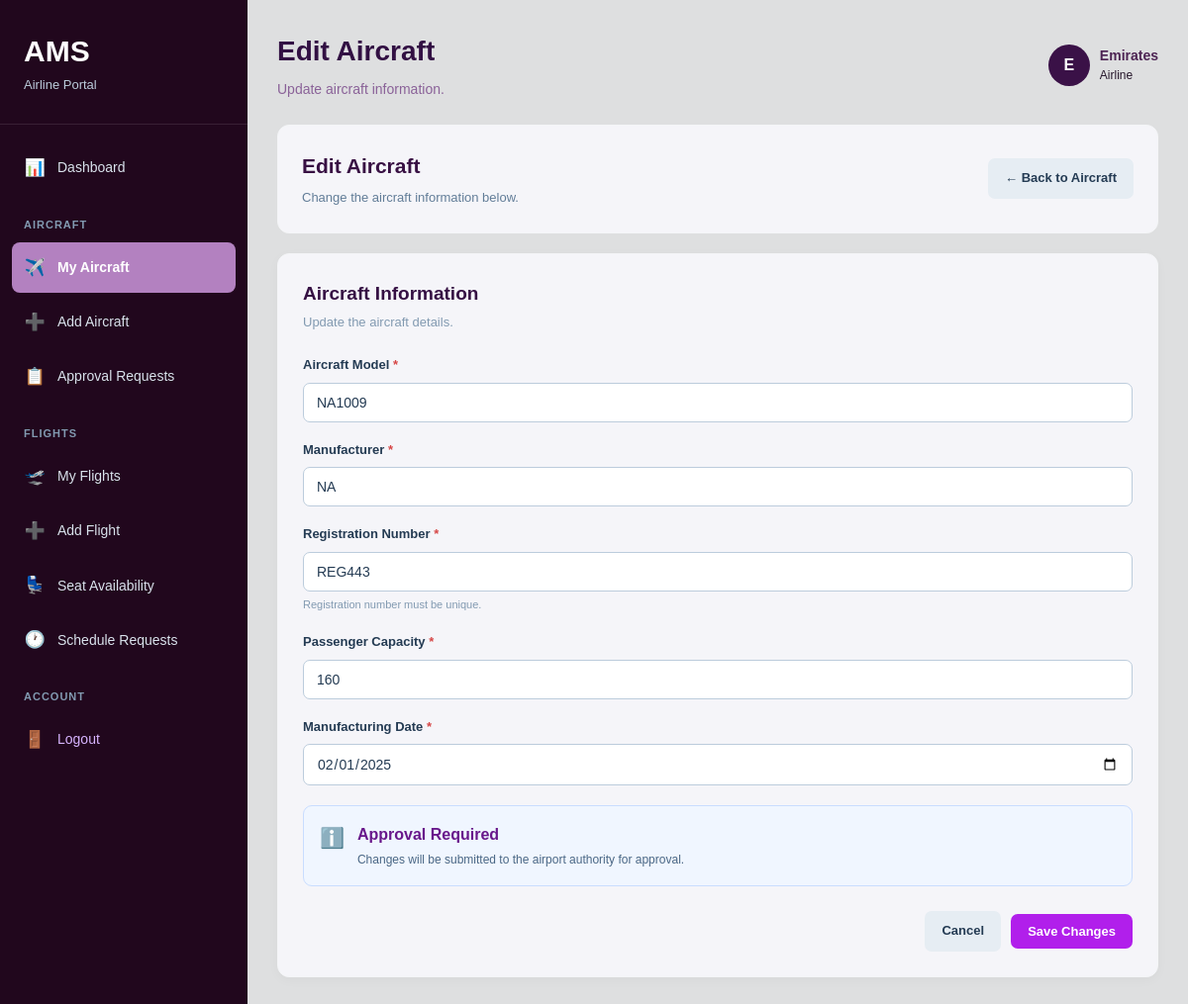
The app's page /airline/airplane/edit.php?id=10 (signed in) with its own data.
### tables this page shows
CREATE TABLE `airlines` (
  `id` int(11) NOT NULL,
  `airline_name` varchar(100) NOT NULL,
  `country` varchar(100) DEFAULT NULL,
  `contact` varchar(50) DEFAULT NULL,
  `email` varchar(100) DEFAULT NULL,
  `status` varchar(20) DEFAULT 'Active',
  `created_at` timestamp NOT NULL DEFAULT current_timestamp()
);

CREATE TABLE `airplanes` (
  `id` int(11) NOT NULL,
  `airline_id` int(11) DEFAULT NULL,
  `airline_name` varchar(100) NOT NULL,
  `model` varchar(100) NOT NULL,
  `manufacturer` varchar(100) DEFAULT NULL,
  `manufacturing_date` date DEFAULT NULL,
  `registration_number` varchar(100) NOT NULL,
  `capacity` int(11) NOT NULL,
  `status` varchar(50) DEFAULT 'Active',
  `created_at` timestamp NOT NULL DEFAULT current_timestamp()
);

### airline/airplane/edit.php (the view, shortened to what this page needs)
<?php
require_once '../../config/database.php';
$user_id = (int)$_SESSION['user_id'];
$sql = "SELECT email
        FROM users
        WHERE id = ?
        LIMIT 1";
$stmt = $conn->prepare($sql);
$stmt->bind_param("i", $user_id);
$stmt->execute();
$result = $stmt->get_result();
$user = $result->fetch_assoc();
$user_email = $user['email'];
$sql = "SELECT id, airline_name
        FROM airlines
        WHERE email = ?
        LIMIT 1";
$stmt = $conn->prepare($sql);
$stmt->bind_param("s", $user_email);
$stmt->execute();
$result = $stmt->get_result();
$airline = $result->fetch_assoc();
$airline_id = (int)$airline['id'];
$airline_name = $airline['airline_name'];
$id = (int)($_GET['id'] ?? $_POST['id'] ?? 0);
$sql = "SELECT *
        FROM airplanes
        WHERE id = ?
        AND airline_id = ?
        LIMIT 1";
$stmt = $conn->prepare($sql);
$stmt->bind_param("ii", $id, $airline_id);
$stmt->execute();
$result = $stmt->get_result();
$aircraft = $result->fetch_assoc();
$model = $aircraft['model'];
$manufacturer = $aircraft['manufacturer'];
$registration_number =
    $aircraft['registration_number'];
$capacity = $aircraft['capacity'];
$manufacturing_date =
    $aircraft['manufacturing_date'];
?>
<!DOCTYPE html>
<html lang="en">
<head>
    <link rel="stylesheet"
          href="../../assets/css/airline.css">
</head>
<body>
<div class="airline-layout">
<div class="sidebar">
    <div class="sidebar-logo">
        <h2>AMS</h2>
        <p>Airline Portal</p>
    </div>
    <nav class="sidebar-menu">
        <a href="../dashboard.php"
           class="menu-item">
            <span>📊</span>
            Dashboard
        </a>
        <div class="menu-section">
            <p class="menu-title">
                Aircraft
            </p>
            <a href="index.php"
               class="menu-item active">
                <span>✈️</span>
                My Aircraft
            </a>
            <a href="add.php"
               class="menu-item">
                <span>➕</span>
                Add Aircraft
            </a>
            <a href="../approval/index.php"
               class="menu-item">
                <span>📋</span>
                Approval Requests
            </a>
        </div>
        <div class="menu-section">
            <p class="menu-title">
                Flights
            </p>
            <a href="../flight/index.php"
               class="menu-item">
                <span>🛫</span>
                My Flights
            </a>
            <a href="../flight/add.php"
               class="menu-item">
                <span>➕</span>
                Add Flight
            </a>
            <a href="../flight/availability.php"
               class="menu-item">
                <span>💺</span>
                Seat Availability
            </a>
            <a href="../flight/schedule_request.php"
               class="menu-item">
                <span>🕐</span>
                Schedule Requests
            </a>
        </div>
        <div class="menu-section">
            <p class="menu-title">
                Account
            </p>
            <a href="../../logout.php"
               class="menu-item logout-item">
                <span>🚪</span>
                Logout
            </a>
        </div>
    </nav>
</div>
<div class="main-content">
<header class="topbar">
    <div>
        <h1>
            Edit Aircraft
        </h1>
        <p>
            Update aircraft information.
        </p>
    </div>
    <div class="user-info">
        <div class="user-avatar">
            <?php
            echo strtoupper(
                substr($airline_name, 0, 1)
            );
            ?>
        </div>
        <div>
            <strong>
                <?php
                echo htmlspecialchars(
                    $airline_name
                );
                ?>
            </strong>
            <small>
                Airline
            </small>
        </div>
    </div>
</header>
<section class="page-header">
    <div>
        <h2>
            Edit Aircraft
        </h2>
        <p>
            Change the aircraft information below.
        </p>
    </div>
    <a href="index.php"
       class="btn btn-secondary">
        ← Back to Aircraft
    </a>
</section>
<section class="content-card">
<div class="form-header">
    <h2>
        Aircraft Information
    </h2>
    <p>
        Update the aircraft details.
    </p>
</div>
<form method="POST"
      class="airline-form">
    <div class="form-group">
        <label>
            Aircraft Model
            <span class="required">*</span>
        </label>
        <input
            type="text"
            name="model"
            value="<?php echo htmlspecialchars($model); ?>"
            required
        >
    </div>
    <div class="form-group">
        <label>
            Manufacturer
            <span class="required">*</span>
        </label>
        <input
            type="text"
            name="manufacturer"
            value="<?php echo htmlspecialchars($manufacturer); ?>"
            required
        >
    </div>
    <div class="form-group">
        <label>
            Registration Number
            <span class="required">*</span>
        </label>
        <input
            type="text"
            name="registration_number"
            value="<?php echo htmlspecialchars($registration_number); ?>"
            required
        >
        <small>
            Registration number must be unique.
        </small>
    </div>
    <div class="form-group">
        <label>
            Passenger Capacity
            <span class="required">*</span>
        </label>
        <input
            type="number"
            name="capacity"
            min="1"
            value="<?php echo htmlspecialchars($capacity); ?>"
            required
        >
    </div>
    <div class="form-group">
        <label>
            Manufacturing Date
            <span class="required">*</span>
        </label>
        <input
            type="date"
            name="manufacturing_date"
            value="<?php echo htmlspecialchars($manufacturing_date); ?>"
            required
        >
    </div>
    <div class="form-notice">
        <div class="notice-icon">
            ℹ️
        </div>
        <div>
            <strong>
                Approval Required
            </strong>
            <p>
                Changes will be submitted to the
                airport authority for approval.
            </p>
        </div>
    </div>
    <div class="form-actions">
        <a href="index.php"
           class="btn btn-secondary">
            Cancel
        </a>
        <button
            type="submit"
            class="btn btn-primary">
            Save Changes
        </button>
    </div>
</form>
</section>
</div>
</div>
</body>
</html>

### assets/css/airline.css (style rules this page uses)
* { margin: 0; padding: 0; box-sizing: border-box; }
html { scroll-behavior: smooth; }
body { font-family: Arial, Helvetica, sans-serif; background: #dedfe0; color: #6b5aaa; line-height: 1.6; }
a { text-decoration: none; color: inherit; }
button, input, select, textarea { font-family: inherit; }
.airline-layout { min-height: 100vh; display: flex; }
.sidebar { width: 250px; min-height: 100vh; background: #21071d; color: #ffffff; position: fixed; left: 0; top: 0; bottom: 0; overflow-y: auto; z-index: 1000; }
.sidebar-logo { padding: 28px 24px; border-bottom: 1px solid rgba(255, 255, 255, 0.1); }
.sidebar-logo h2 { font-size: 30px; }
.sidebar-logo p { color: #bcccdc; font-size: 13px; }
.sidebar-menu { padding: 18px 12px; }
.menu-section { margin-top: 24px; }
.menu-title { padding: 0 12px 8px; color: #829ab1; font-size: 11px; font-weight: 700; text-transform: uppercase; letter-spacing: 1px; }
.menu-item { display: flex; align-items: center; gap: 12px; padding: 12px; margin-bottom: 4px; border-radius: 8px; color: #d9e2ec; font-size: 14px; transition: .2s; }
.menu-item span { width: 22px; text-align: center; font-size: 17px; }
.menu-item.active { background: #b381c0; color: #fff; font-weight: 600; }
.logout-item { color: #d7b4ff; }
.main-content { width: calc(100% - 250px); margin-left: 250px; min-height: 100vh; padding: 30px; }
.topbar { min-height: 70px; display: flex; align-items: center; justify-content: space-between; gap: 20px; margin-bottom: 25px; }
.topbar h1 { font-size: 28px; color: #321043; margin-bottom: 4px; }
.topbar p { color: #8a6298; font-size: 14px; }
.user-info { display: flex; align-items: center; gap: 10px; }
.user-avatar { width: 42px; height: 42px; border-radius: 50%; background: #3a1147; color: #fbfbfc; display: flex; align-items: center; justify-content: center; font-weight: 700; }
.user-info strong, .user-info small { display: block; }
.user-info strong { font-size: 14px; color: #4d2453; }
.user-info small { color: #26172b; font-size: 12px; }
.stat-card, .action-card, .module-card, .content-card, .page-header { background: #f5f5f9; border: 1px solid #f4f5f7; border-radius: 12px; }
.page-header { padding: 24px; margin-bottom: 20px; display: flex; align-items: center; justify-content: space-between; gap: 20px; }
.page-header h2 { color: #381043; font-size: 21px; margin-bottom: 5px; }
.page-header p { color: #627d98; font-size: 13px; }
.content-card { padding: 25px; margin-bottom: 25px; box-shadow: 0 3px 12px rgba(0, 0, 0, .03); }
.form-header, .table-header { margin-bottom: 22px; }
.form-header h2, .table-header h2 { color: #351043; font-size: 19px; margin-bottom: 4px; }
.form-header p, .table-header p { color: #829ab1; font-size: 13px; }
.form-group { margin-bottom: 18px; }
.form-group label { display: block; margin-bottom: 7px; color: #243b53; font-size: 13px; font-weight: 600; }
.required { color: #d64545; }
.form-group input, .form-group select, .form-group textarea { width: 100%; padding: 11px 13px; border: 1px solid #bcccdc; border-radius: 7px; background: #fff; color: #243b53; font-size: 14px; outline: none; }
.form-group small { display: block; margin-top: 5px; color: #829ab1; font-size: 11px; }
.form-actions, .table-actions { display: flex; align-items: center; justify-content: flex-end; gap: 10px; flex-wrap: wrap; }
.form-actions { margin-top: 25px; }
.btn { display: inline-flex; align-items: center; justify-content: center; padding: 10px 17px; border-radius: 7px; border: none; font-size: 13px; font-weight: 600; cursor: pointer; transition: .2s; }
.btn-primary { background: #b11feb; color: #fff; }
.btn-secondary { background: #e6edf3; color: #243b53; }
.form-notice, .info-box { display: flex; gap: 13px; padding: 16px; border-radius: 9px; background: #f0f6ff; border: 1px solid #c9ddff; margin-top: 20px; }
.notice-icon, .info-icon { font-size: 20px; flex-shrink: 0; }
.form-notice strong, .info-box h3 { color: #68178b; }
.form-notice p, .info-box p { color: #4a6785; font-size: 12px; margin-top: 3px; }

### records on screen
airlines: airline_name "E", airline_name "Emirates"
airplanes: model "NA1009", manufacturer "NA", registration_number "REG443", capacity "160", manufacturing_date "02/01/2025"
